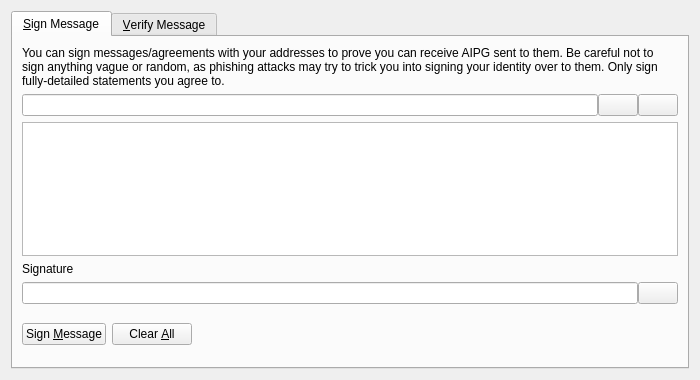
<?xml version="1.0" encoding="UTF-8"?>
<ui version="4.0">
 <class>SignVerifyMessageDialog</class>
 <widget class="QDialog" name="SignVerifyMessageDialog">
  <property name="geometry">
   <rect>
    <x>0</x>
    <y>0</y>
    <width>700</width>
    <height>380</height>
   </rect>
  </property>
  <property name="windowTitle">
   <string>Signatures - Sign / Verify a Message</string>
  </property>
  <property name="modal">
   <bool>true</bool>
  </property>
  <layout class="QVBoxLayout" name="verticalLayout">
   <item>
    <widget class="QTabWidget" name="tabWidget">
     <property name="currentIndex">
      <number>0</number>
     </property>
     <widget class="QWidget" name="tabSignMessage">
      <attribute name="title">
       <string>&amp;Sign Message</string>
      </attribute>
      <layout class="QVBoxLayout" name="verticalLayout_SM">
       <item>
        <widget class="QLabel" name="infoLabel_SM">
         <property name="text">
          <string>You can sign messages/agreements with your addresses to prove you can receive AIPG sent to them. Be careful not to sign anything vague or random, as phishing attacks may try to trick you into signing your identity over to them. Only sign fully-detailed statements you agree to.</string>
         </property>
         <property name="textFormat">
          <enum>Qt::PlainText</enum>
         </property>
         <property name="wordWrap">
          <bool>true</bool>
         </property>
        </widget>
       </item>
       <item>
        <layout class="QHBoxLayout" name="horizontalLayout_1_SM">
         <property name="spacing">
          <number>0</number>
         </property>
         <item>
          <widget class="QValidatedLineEdit" name="addressIn_SM">
           <property name="toolTip">
            <string>The AIPG address to sign the message with</string>
           </property>
          </widget>
         </item>
         <item>
          <widget class="QPushButton" name="addressBookButton_SM">
           <property name="toolTip">
            <string>Choose previously used address</string>
           </property>
           <property name="text">
            <string/>
           </property>
           <property name="icon">
            <iconset resource="../aipg.qrc">
             <normaloff>:/icons/address-book</normaloff>:/icons/address-book</iconset>
           </property>
           <property name="shortcut">
            <string>Alt+A</string>
           </property>
           <property name="autoDefault">
            <bool>false</bool>
           </property>
          </widget>
         </item>
         <item>
          <widget class="QPushButton" name="pasteButton_SM">
           <property name="toolTip">
            <string>Paste address from clipboard</string>
           </property>
           <property name="text">
            <string/>
           </property>
           <property name="icon">
            <iconset resource="../aipg.qrc">
             <normaloff>:/icons/editpaste</normaloff>:/icons/editpaste</iconset>
           </property>
           <property name="shortcut">
            <string>Alt+P</string>
           </property>
           <property name="autoDefault">
            <bool>false</bool>
           </property>
          </widget>
         </item>
        </layout>
       </item>
       <item>
        <widget class="QPlainTextEdit" name="messageIn_SM">
         <property name="toolTip">
          <string>Enter the message you want to sign here</string>
         </property>
        </widget>
       </item>
       <item>
        <widget class="QLabel" name="signatureLabel_SM">
         <property name="text">
          <string>Signature</string>
         </property>
         <property name="textFormat">
          <enum>Qt::PlainText</enum>
         </property>
        </widget>
       </item>
       <item>
        <layout class="QHBoxLayout" name="horizontalLayout_2_SM">
         <property name="spacing">
          <number>0</number>
         </property>
         <item>
          <widget class="QLineEdit" name="signatureOut_SM">
           <property name="font">
            <font>
             <italic>true</italic>
            </font>
           </property>
           <property name="readOnly">
            <bool>true</bool>
           </property>
          </widget>
         </item>
         <item>
          <widget class="QPushButton" name="copySignatureButton_SM">
           <property name="toolTip">
            <string>Copy the current signature to the system clipboard</string>
           </property>
           <property name="text">
            <string/>
           </property>
           <property name="icon">
            <iconset resource="../aipg.qrc">
             <normaloff>:/icons/editcopy</normaloff>:/icons/editcopy</iconset>
           </property>
           <property name="autoDefault">
            <bool>false</bool>
           </property>
          </widget>
         </item>
        </layout>
       </item>
       <item>
        <layout class="QHBoxLayout" name="horizontalLayout_3_SM">
         <item>
          <widget class="QPushButton" name="signMessageButton_SM">
           <property name="toolTip">
            <string>Sign the message to prove you own this AIPG address</string>
           </property>
           <property name="text">
            <string>Sign &amp;Message</string>
           </property>
           <property name="icon">
            <iconset resource="../aipg.qrc">
             <normaloff>:/icons/edit</normaloff>:/icons/edit</iconset>
           </property>
           <property name="autoDefault">
            <bool>false</bool>
           </property>
          </widget>
         </item>
         <item>
          <widget class="QPushButton" name="clearButton_SM">
           <property name="toolTip">
            <string>Reset all sign message fields</string>
           </property>
           <property name="text">
            <string>Clear &amp;All</string>
           </property>
           <property name="icon">
            <iconset resource="../aipg.qrc">
             <normaloff>:/icons/remove</normaloff>:/icons/remove</iconset>
           </property>
           <property name="autoDefault">
            <bool>false</bool>
           </property>
          </widget>
         </item>
         <item>
          <spacer name="horizontalSpacer_1_SM">
           <property name="orientation">
            <enum>Qt::Horizontal</enum>
           </property>
           <property name="sizeHint" stdset="0">
            <size>
             <width>40</width>
             <height>48</height>
            </size>
           </property>
          </spacer>
         </item>
         <item>
          <widget class="QLabel" name="statusLabel_SM">
           <property name="font">
            <font>
             <weight>75</weight>
             <bold>true</bold>
            </font>
           </property>
           <property name="text">
            <string/>
           </property>
           <property name="wordWrap">
            <bool>true</bool>
           </property>
          </widget>
         </item>
         <item>
          <spacer name="horizontalSpacer_2_SM">
           <property name="orientation">
            <enum>Qt::Horizontal</enum>
           </property>
           <property name="sizeHint" stdset="0">
            <size>
             <width>40</width>
             <height>48</height>
            </size>
           </property>
          </spacer>
         </item>
        </layout>
       </item>
      </layout>
     </widget>
     <widget class="QWidget" name="tabVerifyMessage">
      <attribute name="title">
       <string>&amp;Verify Message</string>
      </attribute>
      <layout class="QVBoxLayout" name="verticalLayout_VM">
       <item>
        <widget class="QLabel" name="infoLabel_VM">
         <property name="text">
          <string>Enter the receiver's address, message (ensure you copy line breaks, spaces, tabs, etc. exactly) and signature below to verify the message. Be careful not to read more into the signature than what is in the signed message itself, to avoid being tricked by a man-in-the-middle attack. Note that this only proves the signing party receives with the address, it cannot prove sendership of any transaction!</string>
         </property>
         <property name="textFormat">
          <enum>Qt::PlainText</enum>
         </property>
         <property name="alignment">
          <set>Qt::AlignLeading|Qt::AlignLeft|Qt::AlignTop</set>
         </property>
         <property name="wordWrap">
          <bool>true</bool>
         </property>
        </widget>
       </item>
       <item>
        <layout class="QHBoxLayout" name="horizontalLayout_1_VM">
         <property name="spacing">
          <number>0</number>
         </property>
         <item>
          <widget class="QValidatedLineEdit" name="addressIn_VM">
           <property name="toolTip">
            <string>The AIPG address the message was signed with</string>
           </property>
          </widget>
         </item>
         <item>
          <widget class="QPushButton" name="addressBookButton_VM">
           <property name="toolTip">
            <string>Choose previously used address</string>
           </property>
           <property name="text">
            <string/>
           </property>
           <property name="icon">
            <iconset resource="../aipg.qrc">
             <normaloff>:/icons/address-book</normaloff>:/icons/address-book</iconset>
           </property>
           <property name="shortcut">
            <string>Alt+A</string>
           </property>
           <property name="autoDefault">
            <bool>false</bool>
           </property>
          </widget>
         </item>
        </layout>
       </item>
       <item>
        <widget class="QPlainTextEdit" name="messageIn_VM"/>
       </item>
       <item>
        <widget class="QValidatedLineEdit" name="signatureIn_VM"/>
       </item>
       <item>
        <layout class="QHBoxLayout" name="horizontalLayout_2_VM">
         <item>
          <widget class="QPushButton" name="verifyMessageButton_VM">
           <property name="toolTip">
            <string>Verify the message to ensure it was signed with the specified AIPG address</string>
           </property>
           <property name="text">
            <string>Verify &amp;Message</string>
           </property>
           <property name="icon">
            <iconset resource="../aipg.qrc">
             <normaloff>:/icons/transaction_0</normaloff>:/icons/transaction_0</iconset>
           </property>
           <property name="autoDefault">
            <bool>false</bool>
           </property>
          </widget>
         </item>
         <item>
          <widget class="QPushButton" name="clearButton_VM">
           <property name="toolTip">
            <string>Reset all verify message fields</string>
           </property>
           <property name="text">
            <string>Clear &amp;All</string>
           </property>
           <property name="icon">
            <iconset resource="../aipg.qrc">
             <normaloff>:/icons/remove</normaloff>:/icons/remove</iconset>
           </property>
           <property name="autoDefault">
            <bool>false</bool>
           </property>
          </widget>
         </item>
         <item>
          <spacer name="horizontalSpacer_1_VM">
           <property name="orientation">
            <enum>Qt::Horizontal</enum>
           </property>
           <property name="sizeHint" stdset="0">
            <size>
             <width>40</width>
             <height>48</height>
            </size>
           </property>
          </spacer>
         </item>
         <item>
          <widget class="QLabel" name="statusLabel_VM">
           <property name="font">
            <font>
             <weight>75</weight>
             <bold>true</bold>
            </font>
           </property>
           <property name="text">
            <string/>
           </property>
           <property name="wordWrap">
            <bool>true</bool>
           </property>
          </widget>
         </item>
         <item>
          <spacer name="horizontalSpacer_2_VM">
           <property name="orientation">
            <enum>Qt::Horizontal</enum>
           </property>
           <property name="sizeHint" stdset="0">
            <size>
             <width>40</width>
             <height>48</height>
            </size>
           </property>
          </spacer>
         </item>
        </layout>
       </item>
      </layout>
     </widget>
    </widget>
   </item>
  </layout>
 </widget>
 <customwidgets>
  <customwidget>
   <class>QValidatedLineEdit</class>
   <extends>QLineEdit</extends>
   <header>qvalidatedlineedit.h</header>
  </customwidget>
 </customwidgets>
 <resources>
  <include location="../aipg.qrc"/>
 </resources>
 <connections/>
</ui>
